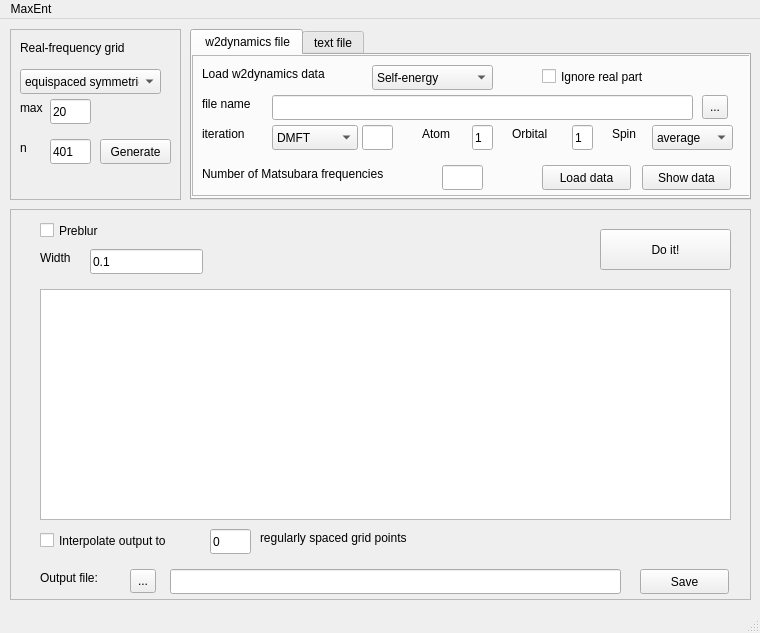
<?xml version="1.0" encoding="UTF-8"?>
<ui version="4.0">
 <class>MainWindow</class>
 <widget class="QMainWindow" name="MainWindow">
  <property name="geometry">
   <rect>
    <x>0</x>
    <y>0</y>
    <width>760</width>
    <height>633</height>
   </rect>
  </property>
  <property name="windowTitle">
   <string>MainWindow</string>
  </property>
  <widget class="QWidget" name="centralwidget">
   <widget class="QFrame" name="real_freq_frame">
    <property name="geometry">
     <rect>
      <x>10</x>
      <y>10</y>
      <width>171</width>
      <height>171</height>
     </rect>
    </property>
    <property name="toolTip">
     <string>configure real-frequency grid</string>
    </property>
    <property name="whatsThis">
     <string>real-frequency grid</string>
    </property>
    <property name="frameShape">
     <enum>QFrame::StyledPanel</enum>
    </property>
    <property name="frameShadow">
     <enum>QFrame::Raised</enum>
    </property>
    <widget class="QLabel" name="label">
     <property name="geometry">
      <rect>
       <x>10</x>
       <y>10</y>
       <width>141</width>
       <height>17</height>
      </rect>
     </property>
     <property name="text">
      <string>Real-frequency grid</string>
     </property>
    </widget>
    <widget class="QLabel" name="label_3">
     <property name="geometry">
      <rect>
       <x>10</x>
       <y>70</y>
       <width>31</width>
       <height>17</height>
      </rect>
     </property>
     <property name="text">
      <string>max</string>
     </property>
    </widget>
    <widget class="QLabel" name="label_4">
     <property name="geometry">
      <rect>
       <x>10</x>
       <y>110</y>
       <width>21</width>
       <height>17</height>
      </rect>
     </property>
     <property name="text">
      <string>n</string>
     </property>
    </widget>
    <widget class="QComboBox" name="grid_type_combo">
     <property name="geometry">
      <rect>
       <x>10</x>
       <y>40</y>
       <width>141</width>
       <height>25</height>
      </rect>
     </property>
     <property name="toolTip">
      <string>equispaced or centered grid (denser around Fermi energy)</string>
     </property>
     <item>
      <property name="text">
       <string>equispaced symmetric</string>
      </property>
     </item>
     <item>
      <property name="text">
       <string>centered symmetric</string>
      </property>
     </item>
    </widget>
    <widget class="QLineEdit" name="max_real_freq">
     <property name="geometry">
      <rect>
       <x>40</x>
       <y>70</y>
       <width>41</width>
       <height>25</height>
      </rect>
     </property>
     <property name="toolTip">
      <string>upper border of real-frequency grid. (lower border is set symmetrically)</string>
     </property>
     <property name="text">
      <string>20</string>
     </property>
    </widget>
    <widget class="QLineEdit" name="num_real_freq">
     <property name="geometry">
      <rect>
       <x>40</x>
       <y>110</y>
       <width>41</width>
       <height>25</height>
      </rect>
     </property>
     <property name="toolTip">
      <string>number frequencies on real axis; should be an odd number</string>
     </property>
     <property name="text">
      <string>401</string>
     </property>
    </widget>
    <widget class="QPushButton" name="gen_real_grid_button">
     <property name="geometry">
      <rect>
       <x>90</x>
       <y>110</y>
       <width>71</width>
       <height>25</height>
      </rect>
     </property>
     <property name="text">
      <string>Generate</string>
     </property>
    </widget>
   </widget>
   <widget class="QFrame" name="continuation_frame">
    <property name="geometry">
     <rect>
      <x>10</x>
      <y>190</y>
      <width>741</width>
      <height>391</height>
     </rect>
    </property>
    <property name="frameShape">
     <enum>QFrame::StyledPanel</enum>
    </property>
    <property name="frameShadow">
     <enum>QFrame::Raised</enum>
    </property>
    <widget class="QPushButton" name="doit_button">
     <property name="geometry">
      <rect>
       <x>590</x>
       <y>20</y>
       <width>131</width>
       <height>41</height>
      </rect>
     </property>
     <property name="toolTip">
      <string>perform the analytical continuation</string>
     </property>
     <property name="text">
      <string>Do it!</string>
     </property>
    </widget>
    <widget class="QLineEdit" name="blur_width">
     <property name="geometry">
      <rect>
       <x>80</x>
       <y>40</y>
       <width>113</width>
       <height>25</height>
      </rect>
     </property>
     <property name="toolTip">
      <string>set the blur width here</string>
     </property>
     <property name="text">
      <string>0.1</string>
     </property>
    </widget>
    <widget class="QLabel" name="label_11">
     <property name="geometry">
      <rect>
       <x>30</x>
       <y>40</y>
       <width>51</width>
       <height>17</height>
      </rect>
     </property>
     <property name="text">
      <string>Width</string>
     </property>
    </widget>
    <widget class="QTextEdit" name="text_output">
     <property name="geometry">
      <rect>
       <x>30</x>
       <y>80</y>
       <width>691</width>
       <height>231</height>
      </rect>
     </property>
     <property name="toolTip">
      <string>in this field some output will be shown</string>
     </property>
    </widget>
    <widget class="QPushButton" name="save_button">
     <property name="geometry">
      <rect>
       <x>630</x>
       <y>360</y>
       <width>89</width>
       <height>25</height>
      </rect>
     </property>
     <property name="toolTip">
      <string>click this button to save the output</string>
     </property>
     <property name="text">
      <string>Save</string>
     </property>
    </widget>
    <widget class="QToolButton" name="output_directory_button">
     <property name="geometry">
      <rect>
       <x>120</x>
       <y>360</y>
       <width>26</width>
       <height>24</height>
      </rect>
     </property>
     <property name="toolTip">
      <string>Choose a directory, where you want to save the output</string>
     </property>
     <property name="text">
      <string>...</string>
     </property>
    </widget>
    <widget class="QLineEdit" name="out_file_name">
     <property name="geometry">
      <rect>
       <x>160</x>
       <y>360</y>
       <width>451</width>
       <height>25</height>
      </rect>
     </property>
     <property name="toolTip">
      <string>type full output name here (including path)</string>
     </property>
    </widget>
    <widget class="QLabel" name="label_12">
     <property name="geometry">
      <rect>
       <x>30</x>
       <y>360</y>
       <width>91</width>
       <height>17</height>
      </rect>
     </property>
     <property name="text">
      <string>Output file:</string>
     </property>
    </widget>
    <widget class="QLineEdit" name="n_interpolation">
     <property name="geometry">
      <rect>
       <x>200</x>
       <y>320</y>
       <width>41</width>
       <height>25</height>
      </rect>
     </property>
     <property name="toolTip">
      <string>number of regularly spaced grid points for interpolation</string>
     </property>
     <property name="text">
      <string>0</string>
     </property>
    </widget>
    <widget class="QLabel" name="label_13">
     <property name="geometry">
      <rect>
       <x>250</x>
       <y>320</y>
       <width>201</width>
       <height>17</height>
      </rect>
     </property>
     <property name="text">
      <string>regularly spaced grid points</string>
     </property>
    </widget>
    <widget class="QCheckBox" name="preblur_checkbox">
     <property name="geometry">
      <rect>
       <x>30</x>
       <y>10</y>
       <width>92</width>
       <height>23</height>
      </rect>
     </property>
     <property name="toolTip">
      <string>check this if you want to use preblur</string>
     </property>
     <property name="text">
      <string>Preblur</string>
     </property>
    </widget>
    <widget class="QCheckBox" name="interpolate_checkbox">
     <property name="geometry">
      <rect>
       <x>30</x>
       <y>320</y>
       <width>171</width>
       <height>23</height>
      </rect>
     </property>
     <property name="toolTip">
      <string>check this for interpolating output to regular grid</string>
     </property>
     <property name="text">
      <string>Interpolate output to</string>
     </property>
    </widget>
   </widget>
   <widget class="QTabWidget" name="input_data_tabs">
    <property name="geometry">
     <rect>
      <x>190</x>
      <y>10</y>
      <width>561</width>
      <height>171</height>
     </rect>
    </property>
    <property name="currentIndex">
     <number>0</number>
    </property>
    <widget class="QWidget" name="w2dyn_tab">
     <attribute name="title">
      <string> w2dynamics file</string>
     </attribute>
     <widget class="QFrame" name="input_data_frame">
      <property name="geometry">
       <rect>
        <x>0</x>
        <y>0</y>
        <width>561</width>
        <height>141</height>
       </rect>
      </property>
      <property name="frameShape">
       <enum>QFrame::StyledPanel</enum>
      </property>
      <property name="frameShadow">
       <enum>QFrame::Raised</enum>
      </property>
      <widget class="QLabel" name="label_2">
       <property name="geometry">
        <rect>
         <x>10</x>
         <y>10</y>
         <width>161</width>
         <height>17</height>
        </rect>
       </property>
       <property name="text">
        <string>Load w2dynamics data</string>
       </property>
      </widget>
      <widget class="QComboBox" name="inp_data_type">
       <property name="geometry">
        <rect>
         <x>180</x>
         <y>10</y>
         <width>121</width>
         <height>25</height>
        </rect>
       </property>
       <item>
        <property name="text">
         <string>Self-energy</string>
        </property>
       </item>
       <item>
        <property name="text">
         <string>Green's function</string>
        </property>
       </item>
      </widget>
      <widget class="QLabel" name="label_5">
       <property name="geometry">
        <rect>
         <x>10</x>
         <y>40</y>
         <width>67</width>
         <height>17</height>
        </rect>
       </property>
       <property name="text">
        <string>file name</string>
       </property>
      </widget>
      <widget class="QLineEdit" name="inp_file_name">
       <property name="geometry">
        <rect>
         <x>80</x>
         <y>40</y>
         <width>421</width>
         <height>25</height>
        </rect>
       </property>
       <property name="toolTip">
        <string>file path and name of a w2dynamics output file</string>
       </property>
      </widget>
      <widget class="QLabel" name="label_6">
       <property name="geometry">
        <rect>
         <x>10</x>
         <y>70</y>
         <width>67</width>
         <height>17</height>
        </rect>
       </property>
       <property name="text">
        <string>iteration</string>
       </property>
      </widget>
      <widget class="QComboBox" name="iteration_type_combo">
       <property name="geometry">
        <rect>
         <x>80</x>
         <y>70</y>
         <width>86</width>
         <height>25</height>
        </rect>
       </property>
       <item>
        <property name="text">
         <string>DMFT</string>
        </property>
       </item>
       <item>
        <property name="text">
         <string>STAT</string>
        </property>
       </item>
       <item>
        <property name="text">
         <string>WORM</string>
        </property>
       </item>
      </widget>
      <widget class="QLineEdit" name="iteration_number">
       <property name="geometry">
        <rect>
         <x>170</x>
         <y>70</y>
         <width>31</width>
         <height>25</height>
        </rect>
       </property>
       <property name="toolTip">
        <string>integer; leave empty for last iteration</string>
       </property>
      </widget>
      <widget class="QLabel" name="label_7">
       <property name="geometry">
        <rect>
         <x>230</x>
         <y>70</y>
         <width>41</width>
         <height>17</height>
        </rect>
       </property>
       <property name="text">
        <string>Atom</string>
       </property>
      </widget>
      <widget class="QLineEdit" name="atom_number">
       <property name="geometry">
        <rect>
         <x>280</x>
         <y>70</y>
         <width>21</width>
         <height>25</height>
        </rect>
       </property>
       <property name="toolTip">
        <string>choose inequivalent atom (one-based integer)</string>
       </property>
       <property name="text">
        <string>1</string>
       </property>
      </widget>
      <widget class="QLabel" name="label_8">
       <property name="geometry">
        <rect>
         <x>320</x>
         <y>70</y>
         <width>51</width>
         <height>17</height>
        </rect>
       </property>
       <property name="text">
        <string>Orbital</string>
       </property>
      </widget>
      <widget class="QLineEdit" name="orbital_number">
       <property name="geometry">
        <rect>
         <x>380</x>
         <y>70</y>
         <width>21</width>
         <height>25</height>
        </rect>
       </property>
       <property name="toolTip">
        <string>choose orbital (one-based integer)</string>
       </property>
       <property name="text">
        <string>1</string>
       </property>
      </widget>
      <widget class="QLabel" name="label_9">
       <property name="geometry">
        <rect>
         <x>420</x>
         <y>70</y>
         <width>31</width>
         <height>17</height>
        </rect>
       </property>
       <property name="text">
        <string>Spin</string>
       </property>
      </widget>
      <widget class="QComboBox" name="spin_type_combo">
       <property name="geometry">
        <rect>
         <x>460</x>
         <y>70</y>
         <width>81</width>
         <height>25</height>
        </rect>
       </property>
       <property name="toolTip">
        <string>choose spin up/down; average for paramagnetic system</string>
       </property>
       <item>
        <property name="text">
         <string>average</string>
        </property>
       </item>
       <item>
        <property name="text">
         <string>up</string>
        </property>
       </item>
       <item>
        <property name="text">
         <string>down</string>
        </property>
       </item>
      </widget>
      <widget class="QPushButton" name="load_data_button">
       <property name="geometry">
        <rect>
         <x>350</x>
         <y>110</y>
         <width>89</width>
         <height>25</height>
        </rect>
       </property>
       <property name="text">
        <string>Load data</string>
       </property>
      </widget>
      <widget class="QLabel" name="label_10">
       <property name="geometry">
        <rect>
         <x>10</x>
         <y>110</y>
         <width>241</width>
         <height>17</height>
        </rect>
       </property>
       <property name="text">
        <string>Number of Matsubara frequencies</string>
       </property>
      </widget>
      <widget class="QLineEdit" name="num_mats_freq">
       <property name="geometry">
        <rect>
         <x>250</x>
         <y>110</y>
         <width>41</width>
         <height>25</height>
        </rect>
       </property>
       <property name="toolTip">
        <string>How many Matsubara frequencies do you want to use for the continuation?</string>
       </property>
      </widget>
      <widget class="QPushButton" name="show_data_button">
       <property name="geometry">
        <rect>
         <x>450</x>
         <y>110</y>
         <width>89</width>
         <height>25</height>
        </rect>
       </property>
       <property name="toolTip">
        <string>click this if you want to plot the data after loading</string>
       </property>
       <property name="text">
        <string>Show data</string>
       </property>
      </widget>
      <widget class="QToolButton" name="select_file_button">
       <property name="geometry">
        <rect>
         <x>510</x>
         <y>40</y>
         <width>26</width>
         <height>24</height>
        </rect>
       </property>
       <property name="toolTip">
        <string>choose an input file</string>
       </property>
       <property name="text">
        <string>...</string>
       </property>
      </widget>
      <widget class="QCheckBox" name="ignore_checkbox">
       <property name="geometry">
        <rect>
         <x>350</x>
         <y>10</y>
         <width>131</width>
         <height>23</height>
        </rect>
       </property>
       <property name="text">
        <string>Ignore real part</string>
       </property>
      </widget>
     </widget>
    </widget>
    <widget class="QWidget" name="text_tab">
     <attribute name="title">
      <string>text file</string>
     </attribute>
     <widget class="QComboBox" name="inp_data_type_text">
      <property name="geometry">
       <rect>
        <x>50</x>
        <y>10</y>
        <width>121</width>
        <height>25</height>
       </rect>
      </property>
      <item>
       <property name="text">
        <string>Self-energy</string>
       </property>
      </item>
      <item>
       <property name="text">
        <string>Green's function</string>
       </property>
      </item>
     </widget>
     <widget class="QLabel" name="label_14">
      <property name="geometry">
       <rect>
        <x>10</x>
        <y>10</y>
        <width>41</width>
        <height>17</height>
       </rect>
      </property>
      <property name="text">
       <string>Load</string>
      </property>
     </widget>
     <widget class="QLabel" name="label_15">
      <property name="geometry">
       <rect>
        <x>180</x>
        <y>10</y>
        <width>91</width>
        <height>17</height>
       </rect>
      </property>
      <property name="text">
       <string>from text file</string>
      </property>
     </widget>
     <widget class="QLabel" name="label_16">
      <property name="geometry">
       <rect>
        <x>10</x>
        <y>40</y>
        <width>67</width>
        <height>17</height>
       </rect>
      </property>
      <property name="text">
       <string>file name</string>
      </property>
     </widget>
     <widget class="QLineEdit" name="inp_file_name_2">
      <property name="geometry">
       <rect>
        <x>80</x>
        <y>40</y>
        <width>421</width>
        <height>25</height>
       </rect>
      </property>
      <property name="toolTip">
       <string>file path and name of a w2dynamics output file</string>
      </property>
     </widget>
     <widget class="QToolButton" name="select_file_button_2">
      <property name="geometry">
       <rect>
        <x>510</x>
        <y>40</y>
        <width>26</width>
        <height>24</height>
       </rect>
      </property>
      <property name="toolTip">
       <string>choose an input file</string>
      </property>
      <property name="text">
       <string>...</string>
      </property>
     </widget>
     <widget class="QPushButton" name="load_data_button_2">
      <property name="geometry">
       <rect>
        <x>350</x>
        <y>110</y>
        <width>89</width>
        <height>25</height>
       </rect>
      </property>
      <property name="text">
       <string>Load data</string>
      </property>
     </widget>
     <widget class="QPushButton" name="show_data_button_2">
      <property name="geometry">
       <rect>
        <x>450</x>
        <y>110</y>
        <width>89</width>
        <height>25</height>
       </rect>
      </property>
      <property name="toolTip">
       <string>click this if you want to plot the data after loading</string>
      </property>
      <property name="text">
       <string>Show data</string>
      </property>
     </widget>
     <widget class="QLabel" name="label_17">
      <property name="geometry">
       <rect>
        <x>10</x>
        <y>80</y>
        <width>31</width>
        <height>17</height>
       </rect>
      </property>
      <property name="text">
       <string>Skip</string>
      </property>
     </widget>
     <widget class="QLineEdit" name="n_skip">
      <property name="geometry">
       <rect>
        <x>50</x>
        <y>80</y>
        <width>31</width>
        <height>25</height>
       </rect>
      </property>
     </widget>
     <widget class="QLabel" name="label_18">
      <property name="geometry">
       <rect>
        <x>90</x>
        <y>80</y>
        <width>151</width>
        <height>17</height>
       </rect>
      </property>
      <property name="text">
       <string>lines at the beginning</string>
      </property>
     </widget>
     <widget class="QLabel" name="label_19">
      <property name="geometry">
       <rect>
        <x>10</x>
        <y>110</y>
        <width>31</width>
        <height>17</height>
       </rect>
      </property>
      <property name="text">
       <string>Use</string>
      </property>
     </widget>
     <widget class="QLineEdit" name="num_mats_freq_text">
      <property name="geometry">
       <rect>
        <x>50</x>
        <y>110</y>
        <width>31</width>
        <height>25</height>
       </rect>
      </property>
     </widget>
     <widget class="QLabel" name="label_20">
      <property name="geometry">
       <rect>
        <x>90</x>
        <y>110</y>
        <width>161</width>
        <height>17</height>
       </rect>
      </property>
      <property name="text">
       <string>Matsubara frequencies</string>
      </property>
     </widget>
    </widget>
   </widget>
  </widget>
  <widget class="QMenuBar" name="menubar">
   <property name="geometry">
    <rect>
     <x>0</x>
     <y>0</y>
     <width>760</width>
     <height>22</height>
    </rect>
   </property>
   <widget class="QMenu" name="menuMaxEnt">
    <property name="title">
     <string>MaxEnt</string>
    </property>
   </widget>
   <addaction name="menuMaxEnt"/>
  </widget>
  <widget class="QStatusBar" name="statusbar"/>
 </widget>
 <resources/>
 <connections/>
</ui>
